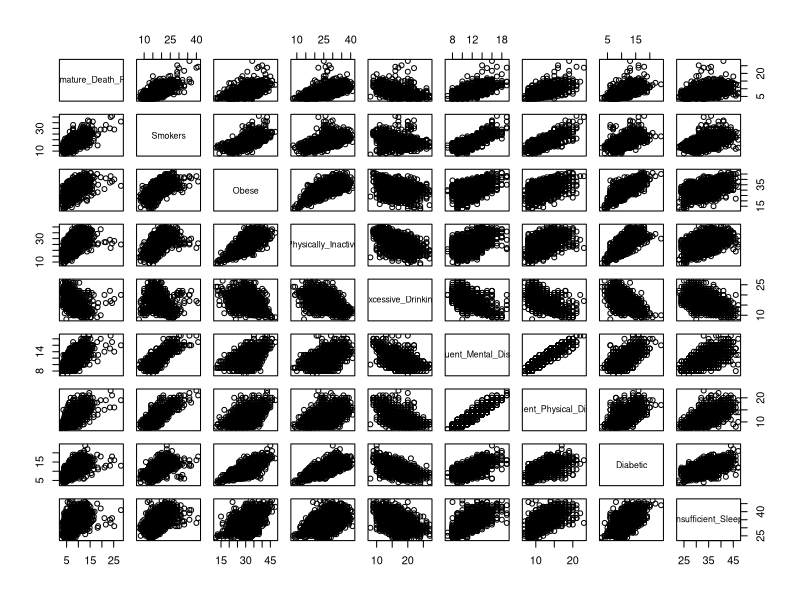
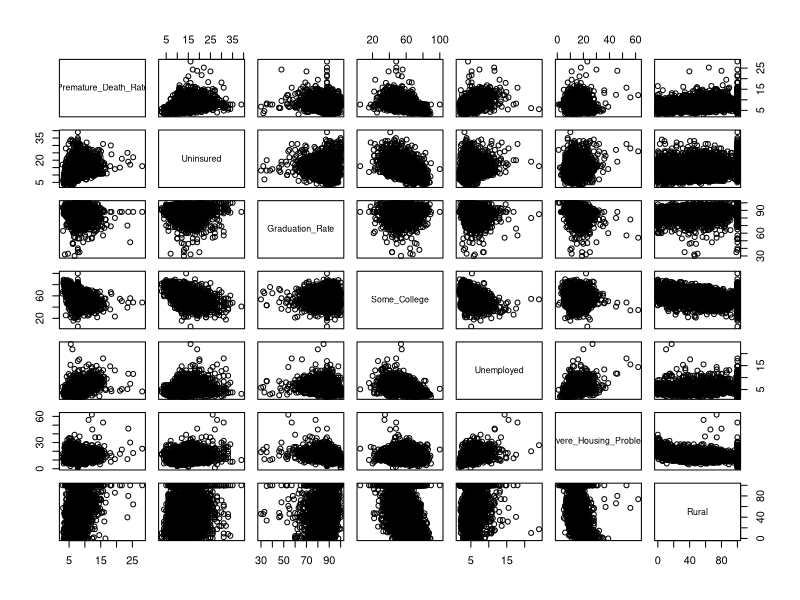
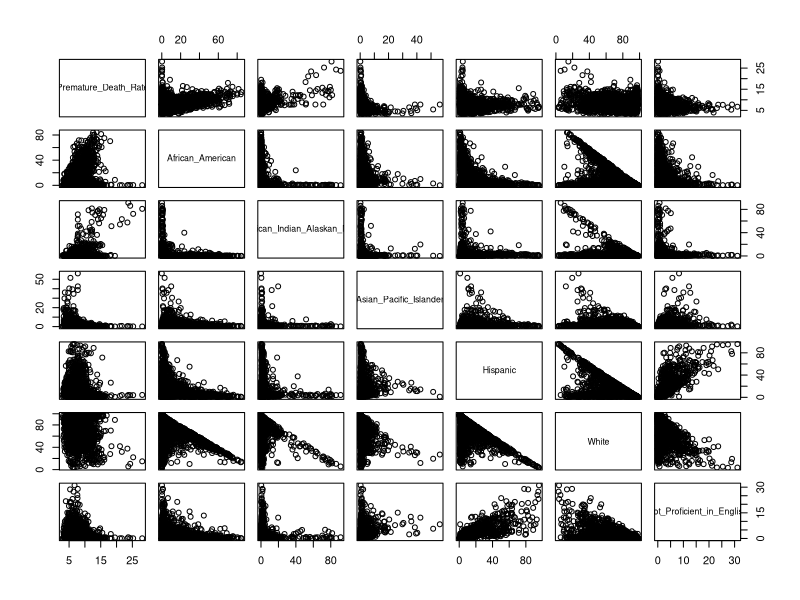
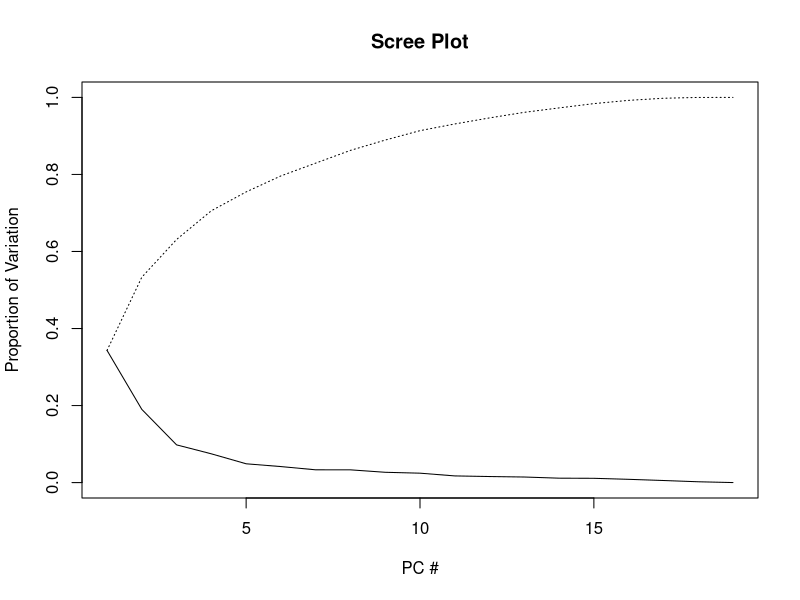

Here is the R script that generated these plots, in order: (Note: this script raises an error after producing the figures.)
## ---- chunk 1
knitr::opts_chunk$set(echo = TRUE)

library(Hmisc)
## ---- chunk 2
# import health data
data = read.csv("./Data/CHR_Data.csv")

# show data summary to identify variables with missing data
summary(data)

# impute variables with their medians, prefer medians in the event there is any skew
data$Premature_Death_Rate <- with(data,impute(Premature_Death_Rate,median))
data$Unemployed <- with(data,impute(Unemployed,median))
data$Uninsured <- with(data,impute(Uninsured,median))
data$Graduation_Rate <- with(data,impute(Graduation_Rate))

# rescale Premature_Death_Rate so min value = 2.947 vs 2947, just a preference so it's not scaled so diff from predictors
data$Premature_Death_Rate <- data$Premature_Death_Rate/1000

# scatter matrices
pairs(data[,4:12])        # personal physical conditions
pairs(data[,c(4,13:18)])  # education, living
pairs(data[,c(4,19:24)])  # race, language

# add non-white variable
data$NonWhite <- 100-data$White

# create Obese Binary Classification
data$Obese_Class <- 1
data[data$Obese < 30, "Obese_Class"] <- 0
## ---- chunk 3
data2 <- data[,4:24]
cov(data2)
sum(diag(cov(data2))) # total variance
## ---- chunk 4
# create Obese Binary Classification
data$Obese_Class <- 1
data[data$Obese < 30, "Obese_Class"] <- 0
## ---- chunk 5
# PCA
dat.x <- data[,5:24]
dat.x <- dat.x[,-2]
dat.y <- as.factor(as.character(data[,26]))
pc.result<-prcomp(dat.x,scale.=TRUE)
pc.scores<-pc.result$x
pc.scores<-data.frame(pc.scores)
pc.scores$Obese<-dat.y

#Loadings for interpretation
pc.result$rotation
## ---- chunk 6
#Scree plot
pc.eigen<-(pc.result$sdev)^2
pc.prop<-pc.eigen/sum(pc.eigen)
pc.cumprop<-cumsum(pc.prop)
plot(1:19,pc.prop,type="l",main="Scree Plot",ylim=c(0,1),xlab="PC #",ylab="Proportion of Variation")
lines(1:19,pc.cumprop,lty=3)
## ---- chunk 7

#Use ggplot2 to plot pc's
ggplot(data = pc.scores, aes(x = PC1, y = PC2)) +
  geom_point(aes(col=Obese), size=1)+
  geom_hline(yintercept = 0, colour = "gray65") +
  geom_vline(xintercept = 0, colour = "gray65") +
  ggtitle("PCA plot of Health Data")

ggplot(data = pc.scores, aes(x = PC1, y = PC3)) +
    geom_point(aes(col=Obese), size=1)+
  geom_hline(yintercept = 0, colour = "gray65") +
    geom_vline(xintercept = 0, colour = "gray65") +
    ggtitle("PCA plot of Health Data")

  
ggplot(data = pc.scores, aes(x = PC2, y = PC3)) +
    geom_point(aes(col=Obese), size=1)+
  geom_hline(yintercept = 0, colour = "gray65") +
    geom_vline(xintercept = 0, colour = "gray65") +
    ggtitle("PCA plot of Health Data")
